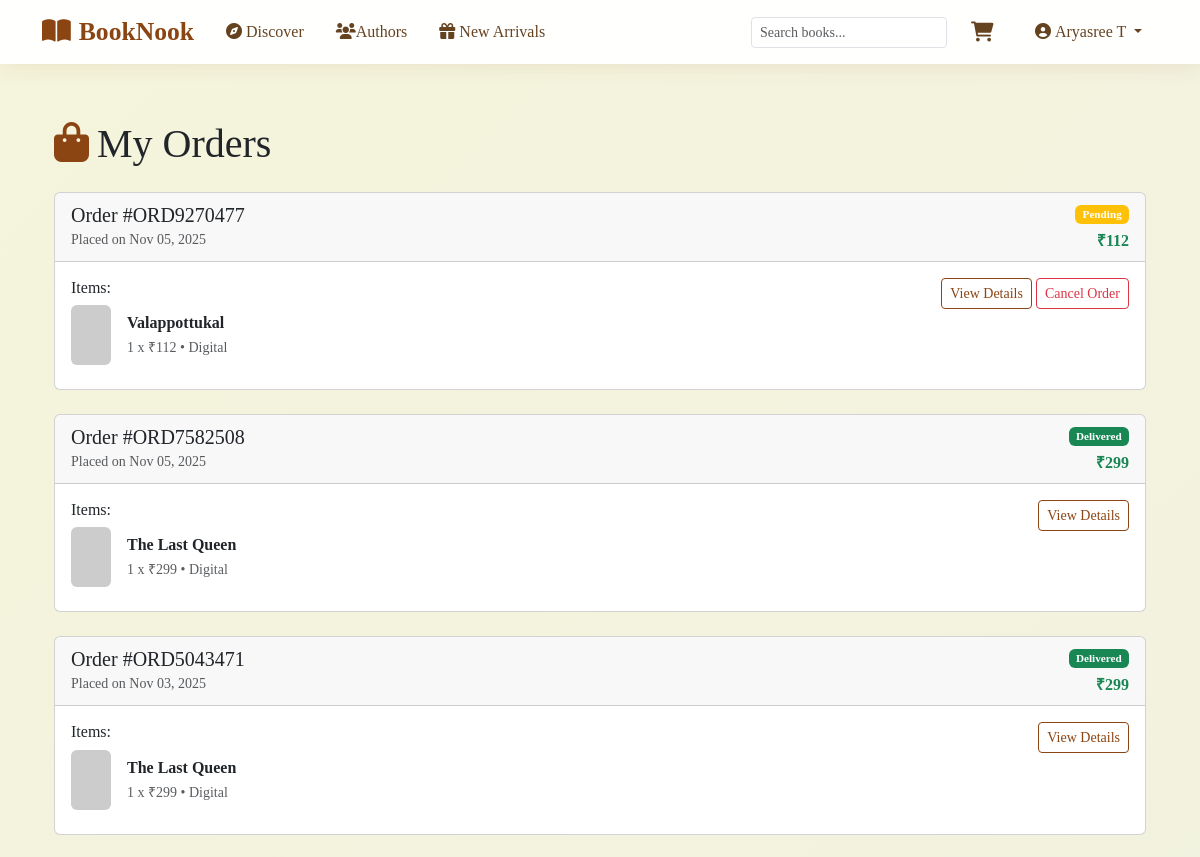
Before: /orders/ (signed in, upper part) with the older database file.
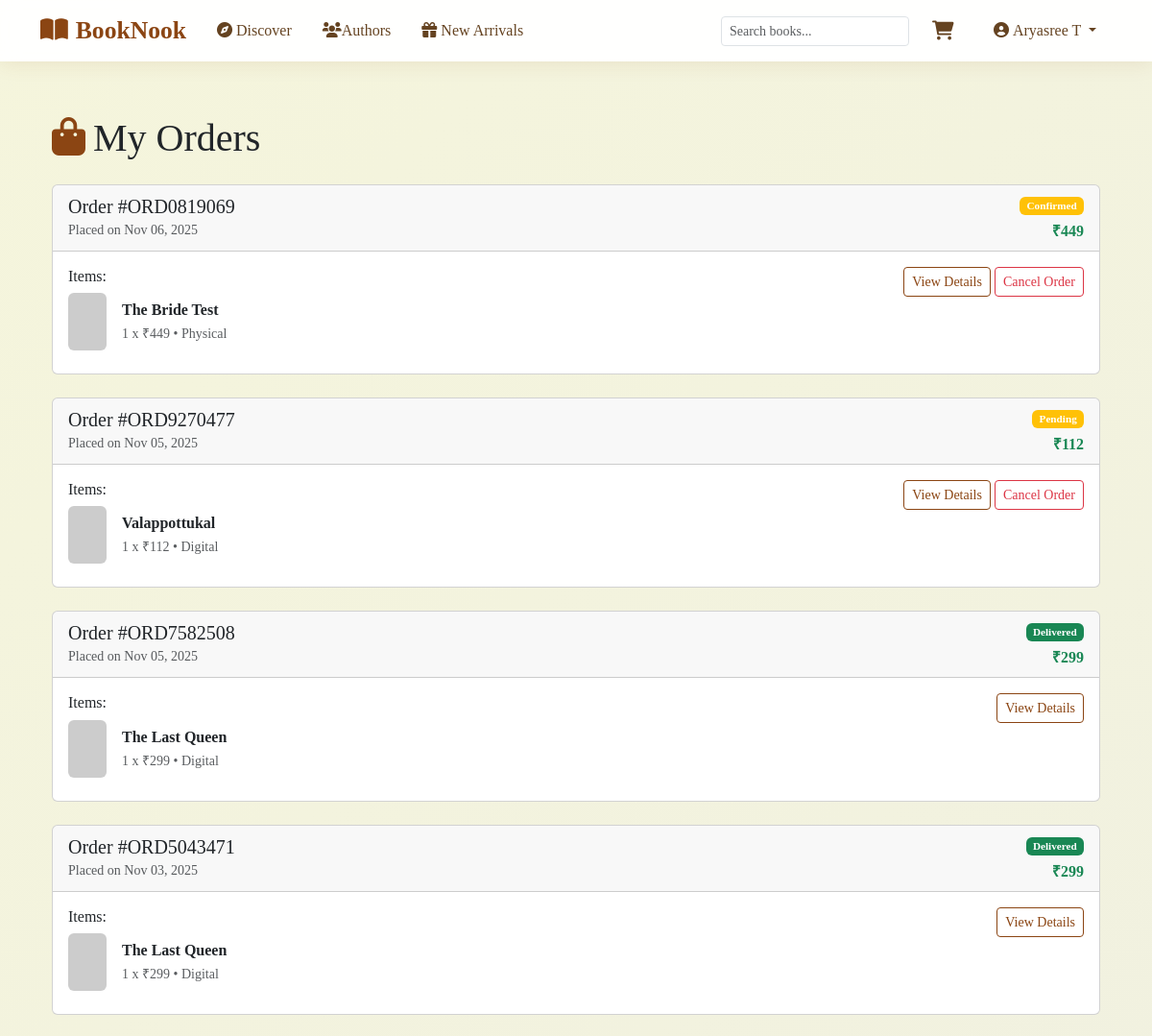
After: the same page with the newer database file.
### bookapp/models.py (models this page shows, shortened)
class Order(models.Model):
    ORDER_STATUS = [
        ('pending', 'Pending'),
        ('confirmed', 'Confirmed'),
        ('processing', 'Processing'),
        ('shipped', 'Shipped'),
        ('delivered', 'Delivered'),
        ('cancelled', 'Cancelled'),
    ]
    PAYMENT_STATUS = [
        ('pending', 'Pending'),
        ('processing', 'Processing'),
        ('completed', 'Completed'),
        ('failed', 'Failed'),
        ('refunded', 'Refunded'),
    ]
    order_id = models.CharField(max_length=20, unique=True, primary_key=True)
    user = models.ForeignKey(User, on_delete=models.CASCADE, related_name='orders')
    total_amount = models.DecimalField(max_digits=10, decimal_places=2)
    shipping_address = models.TextField()
    payment_method = models.CharField(max_length=50, default='Credit Card')
    razorpay_order_id = models.CharField(max_length=100, blank=True)
    razorpay_payment_id = models.CharField(max_length=100, blank=True)
    order_status = models.CharField(max_length=20, choices=ORDER_STATUS, default='pending')
    payment_status = models.CharField(max_length=20, choices=PAYMENT_STATUS, default='pending')
    created_at = models.DateTimeField(auto_now_add=True)
    updated_at = models.DateTimeField(auto_now=True)
    paid_at = models.DateTimeField(null=True, blank=True)
    delivered_at = models.DateTimeField(null=True, blank=True)
    tracking_number = models.CharField(max_length=100, blank=True)
    shipping_carrier = models.CharField(max_length=50, blank=True)
    has_physical_books = models.BooleanField(default=False)

class OrderItem(models.Model):
    order = models.ForeignKey(Order, on_delete=models.CASCADE, related_name='items')
    book = models.ForeignKey(Book, on_delete=models.CASCADE)
    quantity = models.PositiveIntegerField(default=1)
    price = models.DecimalField(max_digits=8, decimal_places=2)  # Price at time of order
    book_type = models.CharField(max_length=10, choices=Book.BOOK_TYPES)  # Format chosen

class Book(models.Model):
    BOOK_TYPES = [
        ('digital', 'Digital'),
        ('physical', 'Physical'),
        ('both', 'Both'),
    ]
    isbn = models.CharField(max_length=20, primary_key=True)
    title = models.CharField(max_length=300)
    authors = models.ManyToManyField(Author, related_name='books')
    publication_year = models.IntegerField()
    price = models.DecimalField(max_digits=8, decimal_places=2)
    summary = models.TextField(blank=True)
    cover_image = models.URLField(blank=True)
    book_pdf = models.FileField(upload_to='book_pdfs/', null=True, blank=True)  # New PDF field
    tags = JSONField(default=list, blank=True)
    genre = models.ForeignKey(Genre, on_delete=models.SET_NULL, null=True, related_name='books')
    book_type = models.CharField(max_length=10, choices=BOOK_TYPES, default='both')
    stock = models.IntegerField(default=0)
    average_rating = models.DecimalField(
        max_digits=3,
        decimal_places=2,
        default=3.50,  # Start with a decent rating
        validators=[MinValueValidator(0), MaxValueValidator(5)]
    )
    rating_count = models.IntegerField(default=0)
    created_at = models.DateTimeField(null=True, blank=True)
    updated_at = models.DateTimeField(null=True, blank=True)
    class Meta:
        ordering = ['-publication_year', 'title']

### bookapp/views.py (the view)
# urls.py: path('orders/', views.order_list, name='order_list'),
@login_required
def order_list(request):
    orders = Order.objects.filter(user=request.user).order_by('-created_at')
    context = {
        'orders': orders
    }
    return render(request, 'orders/order_list.html', context)

### bookapp/models.py (called while the page is built)
    @property
    def total_items(self):
        return self.items.aggregate(total=Sum('quantity'))['total'] or 0

### bookapp/templates/orders/order_list.html (shortened to what this page needs)
{% extends 'base.html' %}
{% block content %}
<div class="container">
    <div class="row">
        <div class="col-12">
            <h1 class="mb-4">
                <i class="fas fa-shopping-bag text-brown me-2"></i>My Orders
            </h1>
        </div>
    </div>
    {% if orders %}
    <div class="row">
        <div class="col-12">
            {% for order in orders %}
            <div class="card mb-4">
                <div class="card-header d-flex justify-content-between align-items-center">
                    <div>
                        <h5 class="mb-0">Order #{{ order.order_id }}</h5>
                        <small class="text-muted">Placed on {{ order.created_at|date:"M d, Y" }}</small>
                    </div>
                    <div class="text-end">
                        <span class="badge bg-{% if order.order_status == 'delivered' %}success{% elif order.order_status == 'cancelled' %}danger{% else %}warning{% endif %}">
                            {{ order.get_order_status_display }}
                        </span>
                        <div class="mt-1">
                            <strong class="text-success">₹{{ order.total_amount|floatformat:0 }}</strong>
                        </div>
                    </div>
                </div>
                <div class="card-body">
                    <div class="row">
                        <div class="col-md-8">
                            <h6>Items:</h6>
                            {% for item in order.items.all|slice:":3" %}
                            <div class="d-flex align-items-center mb-2">
                                <img src="{{ item.book.cover_image }}"
                                     alt="{{ item.book.title }}"
                                     class="rounded me-3"
                                     style="width: 40px; height: 60px; object-fit: cover;"
                                     onerror="this.onerror=null; this.src='https://placehold.co/40x60/6c757d/white?text=No+Cover'">
                                <div>
                                    <div class="fw-bold">{{ item.book.title }}</div>
                                    <small class="text-muted">
                                        {{ item.quantity }} x ₹{{ item.price|floatformat:0 }} • {{ item.get_book_type_display }}
                                    </small>
                                </div>
                            </div>
                            {% endfor %}
                        </div>
                        <div class="col-md-4 text-end">
                            <a href="{% url 'order_detail' order.order_id %}" class="btn btn-outline-primary btn-sm">
                                View Details
                            </a>
                            {% if order.order_status == 'pending' or order.order_status == 'confirmed' %}
                            <a href="{% url 'cancel_order' order.order_id %}" class="btn btn-outline-danger btn-sm mt-md-2 mt-lg-0">
                                Cancel Order
                            </a>
                            {% endif %}
                        </div>
                    </div>
                </div>
            </div>
            {% endfor %}
        </div>
    </div>
    {% endif %}
</div>
{% endblock %}

Changed rows visible on the page:
added Order: order_id "ORD0819069", created_at "Nov 06, 2025", order_status "Confirmed", total_amount "449", shows "Cancel Order"
added OrderItem: book "The Bride Test", quantity "1", price "449", book_type "Physical", shown under "ORD0819069"
